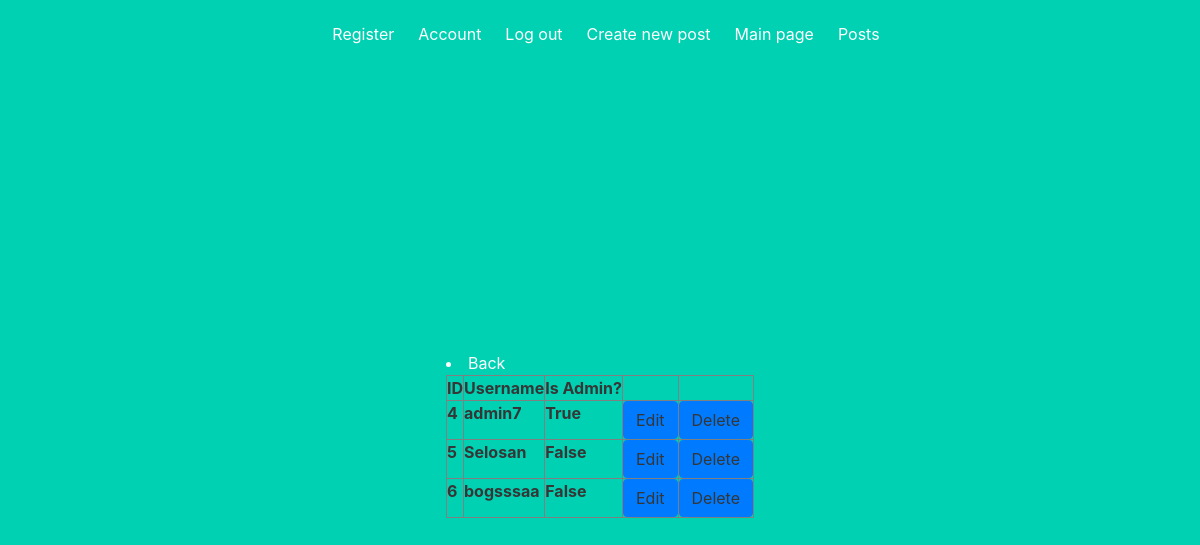
Before: /administrator/users-list (signed in) with the older database file.
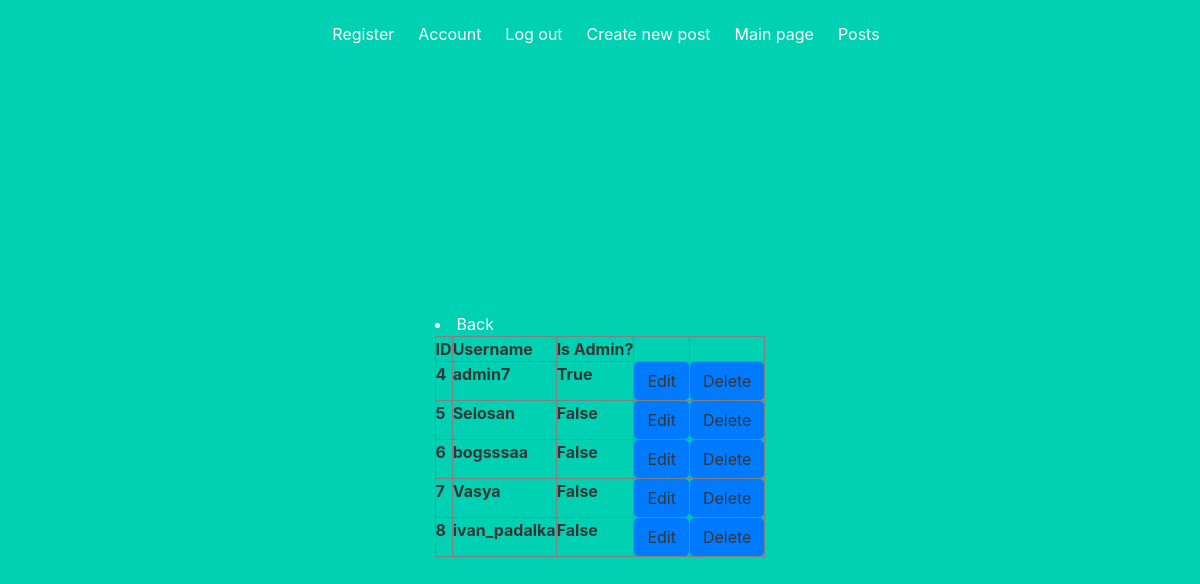
After: the same page with the newer database file.
### app/models.py (models this page shows, shortened)
class User(db.Model, UserMixin):
    id = db.Column(db.Integer, primary_key=True)
    username = db.Column(db.String(64), index=True, unique=True)
    email = db.Column(db.String(120), index=True, unique=True)
    password_hash = db.Column(db.String(128))
    posts = db.relationship('Post', backref='author', lazy='dynamic')
    image_file = db.Column(db.String(20), nullable=False, default='default.jpg')
    about_me = db.Column(db.String(140))
    last_seen = db.Column(db.DateTime, default=dt.utcnow)
    admin = db.Column(db.Boolean, default=False)
    def is_admin(self):
        return self.admin

### app/blueprints/administrator/views.py (the view)
@administrator_blueprint.route('/administrator/users-list')
@login_required
@admin_login_required
def users_list_admin():
    users = User.query.all()
    return render_template('administrator/users-list-admin.html', users=users)

### app/blueprints/administrator/views.py (called while the page is built)
def admin_login_required(func):
    @wraps(func)
    def decorated_view(*args, **kwargs):
        if not current_user.is_admin():
            return abort(403)
        return func(*args, **kwargs)
    return decorated_view

### app/models.py (called while the page is built)
@login.user_loader
def load_user(id):
    return User.query.get(int(id))

### app/blueprints/administrator/templates/administrator/users-list-admin.html
{% extends "layout.html" %}
{% block content %}
<table border="1" width="100%" cellpadding="5">
    <tr>
     <th>ID</th>
     <th>Username</th>
     <th>Is Admin?</th>
     <th></th>
     <th></th>
    </tr>
    {% for user in users %}
    <tr>
        <th>{{user.id}}</th>
        <th>{{user.username}}</th>
        <th>{{user.admin}}</th>
        <th> <a href="{{url_for('administrator.user_update_admin', id=user.id)}}" class="btn btn-primary">Edit</a></th>
        <th><a href="{{url_for('administrator.user_delete_admin', id=user.id)}}" class="btn btn-primary">Delete</a></th>
       </tr>
    {% endfor %}
    <li><a href="{{ url_for('administrator.home_admin') }}">Back</a></li>
{% endblock %}

### app/templates/layout.html (shortened to what this page needs)
<!DOCTYPE html>
<html>
  <head>
    <link rel="stylesheet" href="https://stackpath.bootstrapcdn.com/bootstrap/4.3.1/css/bootstrap.min.css">
    <link rel="stylesheet" href="{{ url_for('static', filename='css/main.css') }}">
    <link rel="stylesheet" href="https://cdnjs.cloudflare.com/ajax/libs/bulma/0.7.2/css/bulma.min.css" />
  </head >
  <body>
  <section class="hero is-primary is-fullheight">
      <div class="container">
        <div class="hero-head">
          <nav class="navbar">
            <div class="container">
              <div id="navbarMenuHeroA" class="navbar-menu">
                <div class="navbar-end">
                    {% if current_user.is_anonymous %}
                    <a href="{{ url_for('auth.login') }}"  class="navbar-item">Login</a>
                    <a href="{{ url_for('auth.register') }}"  class="navbar-item">Register</a>
                    {% else %}
                    <a href="{{ url_for('auth.register') }}"  class="navbar-item">Register</a>
                    <a href="{{ url_for('account.account') }}"  class="navbar-item">Account</a>
                    <a href="{{ url_for('auth.logout') }}"  class="navbar-item">Log out</a>
                   <a href="{{ url_for('posts.add_post') }}" class="navbar-item">Create new post</a>
                    {% endif %}
                    <a href="{{ url_for('general.to_main') }}"   class="navbar-item">Main page</a>
                    <a href="{{ url_for('posts.posts') }}"   class="navbar-item">Posts</a>
                          </div>
                        </div>
                    </div>
                </nav>
            </div>
      </div>
    <div class="container">
      {% block content %}
      {% endblock %}
    </div>
  </body>
</html>

### app/static/css/main.css (style rules this page uses)
body { margin: 0; padding: 0; font-family: "Helvetica Neue", Helvetica, Arial, sans-serif; color: #444; }
.container { width: 1200px; margin: 0 auto; }

Changed rows visible on the page:
added User: id "7", username "Vasya", admin "False"
added User: id "8", username "ivan_padalka", admin "False"
